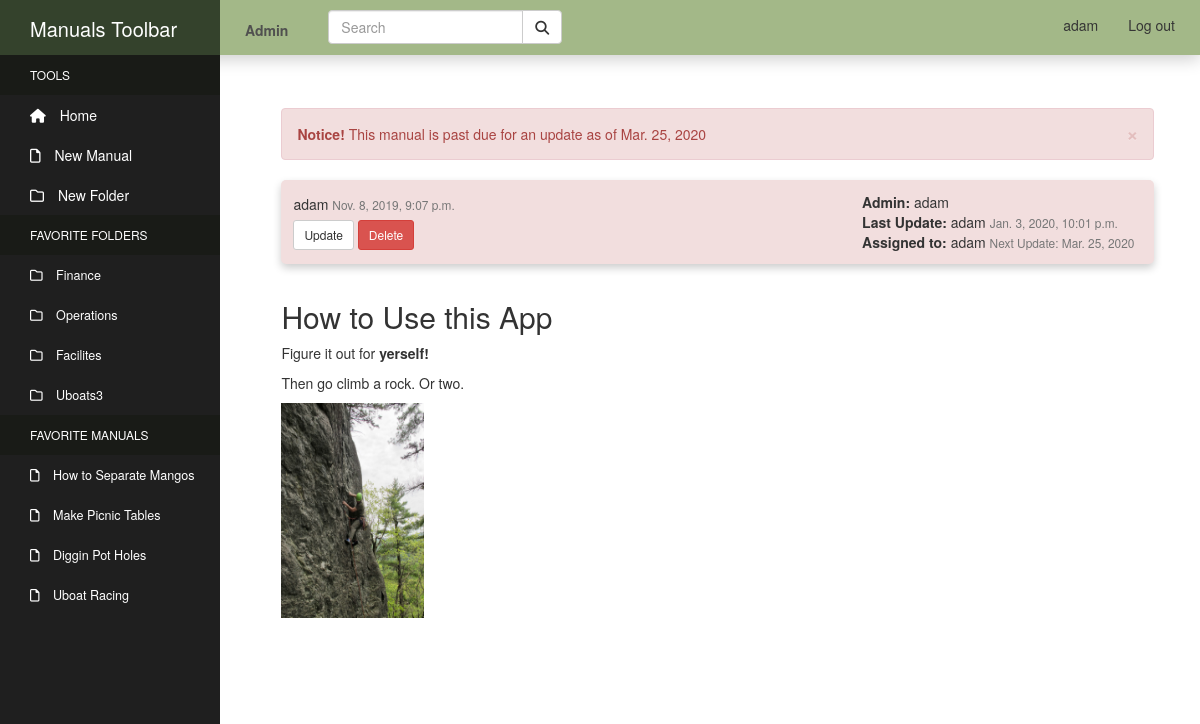
/manual/2/ (signed in), run on the app's committed database.
### manuals/models.py (models this page shows, shortened)
class Directory(MPTTModel):
    name = models.CharField(max_length=50, unique=True)
    created_by = models.ForeignKey(User, null=True, on_delete=models.SET_NULL)
    parent = TreeForeignKey(
    'self',
    null=True,
    blank=True,
    related_name='children',
    on_delete=models.CASCADE
    )
    class MPTTMeta:
        order_insertion_by: ['name']
    class Meta:
        verbose_name = 'Directory'
        verbose_name_plural = 'Directories'

class Manual(models.Model):
    title = models.CharField(max_length=100)
    author = models.ForeignKey(User, related_name='author', null=True, on_delete=models.SET_NULL)
    content = models.TextField()
    tags = models.CharField(max_length=150, blank=True, null=True)
    pub_date = models.DateTimeField('Date Published', auto_now_add=True)
    admin = models.ManyToManyField(User, related_name='admin_of')
    department = models.ForeignKey(Department, related_name='manual_set', null=True, on_delete=models.SET_NULL)
    last_update = models.DateTimeField('Last Update', null=True, auto_now=True)
    last_update_by = models.ForeignKey(User, related_name='updated_by', null=True, on_delete=models.SET_NULL)
    next_update = models.DateTimeField('Next Update Due', null=True)
    update_assigned_to = models.ForeignKey(User, related_name='assigned_to', blank=True, null=True, on_delete=models.SET_NULL)
    is_archived = models.BooleanField('Archived', default=False)
    folder = TreeForeignKey(
    'Directory',
    default=1,
    related_name='manuals',
    on_delete=models.CASCADE
    )
    def update_status(self):
        now = timezone.now()
        status = [
            'up_to_date',
            'due_soon',
            'overdue'
        ]
        if self.next_update - now >= datetime.timedelta(weeks=2):
            return status[0]
        elif self.next_update - now <= datetime.timedelta(days=0):
            return status[2]
        else:
            return status[1]

### manuals/views.py (the view)
# urls.py: path('manual/<int:pk>/', views.ManualDetail.as_view(), name='manual-detail'),
class ManualDetail(DetailView):
    model = Manual
    template_name = 'manuals/manual_detail.html'
    context_object_name = 'manual'

### manuals_site/my_processors/my_context.py (called while the page is built)
def custom_message_processor(request):
    messages = []
    uniq_messages = []
    for m in get_messages(request):
        if m.message not in messages:
            messages.append(m.message)
            uniq_messages.append(m)
    return {'messages': uniq_messages}

### manuals/templates/manuals/manual_detail.html (shortened to what this page needs)
{% extends "manuals/header.html" %}
{% load static %}
{% block content %}
    <article class="media content-section">
        <div class="media-body">
            {% if manual.update_status == "due_soon" %}
                <div class="alert alert-warning alert-dismissible" role="alert">
                    <button type="button" class="close" data-dismiss="alert" aria-label="Close"><span aria-hidden="true">&times;</span></button>
                    <strong>Notice!</strong> This manual is due for an update by {{ manual.next_update|date:"M. d, Y" }}
                </div>
                <div class="article-head manual-warning">
            {% elif manual.update_status == "overdue" %}
                <div class="alert alert-danger alert-dismissible" role="alert">
                    <button type="button" class="close" data-dismiss="alert" aria-label="Close"><span aria-hidden="true">&times;</span></button>
                    <strong>Notice!</strong> This manual is past due for an update as of {{ manual.next_update|date:"M. d, Y" }}
                </div>
                <div class="article-head manual-danger">
            {% else %}
                <div class="article-head">
            {% endif %}
                    <div class="article-info">
                        <div class="article-metadata">
                            <a class="mr-2" href="#">{{ manual.author }}</a>
                            <small class="text-muted">{{ manual.pub_date }}</small>
                        </div>
                        {% if manual.author == user or user.is_staff %}
                        <a class="btn btn-default btn-sm mt-6 mb-1" href="{% url 'manual-update' manual.id %}">Update</a>
                        <a class="btn btn-danger btn-sm mt-6 mb-1" href="{% url 'manual-delete' manual.id %}">Delete</a>
                        {% endif %}
                    </div>
                    <div class="article-update">
                        <span>
                            <strong>Admin: </strong>
                            {% for admin in manual.admin.all %}
                                <a class="mr-2 admin-assigned" href="#">{{ admin }}</a>
                            {% endfor %}
                        </span>
                        <div class="article-metadata">
                            <strong>Last Update: </strong><a class="mr-2" href="#">{{ manual.last_update_by }}</a>
                            <small class="text-muted">{{ manual.last_update }}</small>
                        </div>
                        <div class="article-metadata">
                            <strong>Assigned to: </strong><a class="mr-2" href="#">{{ manual.update_assigned_to }}</a>
                            <small class="text-muted">Next Update: {{ manual.next_update|date:"M. d, Y" }}</small>
                        </div>
                    </div>
                </div>
                <h2 class="article-title">{{ manual.title }}</h2>
                <p class="article-content">{{ manual.content|safe }}</p>
            </div>
    </article>
{% endblock %}

### manuals/templates/manuals/header.html (shortened to what this page needs)
<!DOCTYPE html>
<html lang="en">
<head>
    {% load static %}
    <link rel="stylesheet" type="text/css" href="{% static 'manuals/css/bootstrap.css' %}">
    <link rel="stylesheet" type="text/css" href="{% static 'manuals/css/styles.css' %}">
    <link rel="stylesheet" href="https://cdnjs.cloudflare.com/ajax/libs/font-awesome/4.7.0/css/font-awesome.min.css">
</head>
<body>
  <nav class="navbar navbar-default navbar-fixed-top">
    <div class="container-fluid nav-container">
      <div class="navbar-header">
        <a class="navbar-brand" href="#">Market Manuals</a>
      </div>
      <ul class="nav navbar-nav nav-pills">
        {% if user.is_authenticated and user.is_staff %}
          <li><a href="{% url 'manage' %}"><strong>Admin</strong></a></li>
        {% endif %}
      </ul>
      <ul class="nav nav-pills navbar-right">
        {% if user.is_authenticated %}
          <li><a href="{% url 'logout' %}">Log out</a></li>
          <li><a href="{% url 'profile' %}">{{ user.username }}</a></li>
        {% else %}
          <li><a href="{% url 'login' %}">Log in</a></li>
          <li><a href="{% url 'register' %}">Sign Up</a></li>
        {% endif %}
      </ul>
      <form class="navbar-form navbar-left" action="/action_page.php">
        <div class="input-group">
          <input type="text" class="form-control" placeholder="Search">
          <div class="input-group-btn">
            <button class="btn btn-default" type="submit">
              <i class="fas fa-search"></i>
            </button>
          </div>
        </div>
      </form>
    </div>
  </nav>
    <div class="sidebar-container">
            <div class="sidebar-logo">
              Manuals Toolbar
            </div>
            <ul class="sidebar-navigation">
              <li class="header">Tools</li>
              <li>
                <a href="{% url 'index' %}">
                  <i class="fa fa-home" aria-hidden="true"></i> Home
                </a>
              </li>
              <li>
                <a id="new-manual" href="{% url 'manual-create' %}">
                  <i class="far fa-file" aria-hidden="true"></i> New Manual
                </a>
              </li>
              <li>
                <a id="new-dir" href="#">
                  <i class="far fa-folder" aria-hidden="true"></i> New Folder
                </a>
              </li>
              <li class="header">Favorite Folders</li>
              {% for dir_fav in user.profile.directory_favorites.all %}
                <li>
                  <a class="folder favorites favorites-folder" id="pk-{{ dir_fav.id }}" href="#">
                    <i class="far fa-folder" aria-hidden="true"></i> {{ dir_fav.name }}
                  </a>
                </li>
              {% endfor %}
              <li class="header">Favorite Manuals</li>
              {% for man_fav in user.profile.manual_favorites.all %}
                <li>
                  <a class="favorites favorites-manual" href="{% url 'manual-detail' man_fav.id %}">
                    <i class="far fa-file" aria-hidden="true"></i> {{ man_fav.title }}
                  </a>
                </li>
              {% endfor %}
            </ul>
          </div>
          <div class="content-container">
            <div class="container-fluid main-container">
              {% block content %}
              {% endblock %}
            </div>
          </div>
</body>
</html>

### manuals/static/manuals/css/styles.css (style rules this page uses)
.container-fluid.main-container { margin-top: 25px; }
.sidebar-container { position: fixed; width: 220px; height: 100%; left: 0; overflow-x: hidden; overflow-y: auto; background: #1f1f1f; color: #fff; z-index: 2; top: 0; }
.sidebar-logo { position: sticky; padding: 15px 15px 5px 30px; font-size: 20px; height: 55px; background-color: rgb(52, 66, 44); z-index: 3; top: 0; }
.sidebar-navigation { padding: 0; margin: 0; list-style-type: none; position: relative; }
.sidebar-navigation li { background-color: transparent; position: relative; display: inline-block; width: 100%; line-height: 20px; }
.sidebar-navigation li a { padding: 10px 15px 10px 30px; display: block; color: #fff; }
.sidebar-navigation li .fa { margin-right: 10px; }
.sidebar-navigation li .far { margin-right: 10px; }
.sidebar-navigation .header { font-size: 12px; text-transform: uppercase; background-color: #191b17; padding: 10px 15px 10px 30px; }
.sidebar-navigation .header::before { background-color: transparent; }
.favorites { font-size: 90%; }
.content-container { padding-left: 235px; margin-top: 30px; padding-top: 45px; }
.container-fluid.nav-container { padding-left: 0px; }
.navbar { max-height: 55px; min-height: 55px; }
.navbar-default { border: none; border-radius: 0px; background-color: rgb(163, 184, 136); z-index: 2; box-shadow: 0px 4px 16px 0px rgba(0,0,0,0.2); }
.navbar-header { background-color: rgb(52, 66, 44); width: 220px; margin: 0px; }
.navbar-brand { color: #fff; }
.nav-pills { padding-left: 10px; padding-right: 10px; padding-top: 5px; }
.navbar-default .navbar-nav > li > a { color: rgba(78, 78, 78, 0.986); }
.input-group { top: 2px; }
.mt-6 { margin-top: 6px; }
.mb-1 { margin-bottom: 1px; }
.media-body { padding: 8px; }
.article-head { position: relative; display: flex; background-color: rgb(224, 221, 221); margin: auto; border-radius: 5px; padding: 12px; margin-bottom: 36px; align-items: center; box-shadow: 0px 4px 8px 0px rgba(0,0,0,0.2); }
.article-head.manual-danger { background-color: #f2dede; }
.article-info { display: block; }
.article-update { position: relative; left: 200px; margin: auto; overflow: auto; }
.content-section { width: 95%; margin: auto; margin-bottom: 60px; }

### data on the page
Directory: name "Finance"
Directory: name "Operations"
Directory: name "Facilites"
Directory: name "Uboats3"
Manual: title "How to Separate Mangos"
Manual: title "Make Picnic Tables"
Manual: title "Diggin Pot Holes"
Manual: title "Uboat Racing"
Manual: next_update "Mar. 25, 2020", author "adam", pub_date "Nov. 8, 2019, 9:07 p.m.", last_update_by "adam", last_update "Jan. 3, 2020, 10:01 p.m.", update_assigned_to "adam", title "How to Use this App", content "Figure it out for yerself! Then go climb a rock. Or two.", content (picture)

### other printed values
{{ user.username }} "adam"
{{ admin }} "adam"
